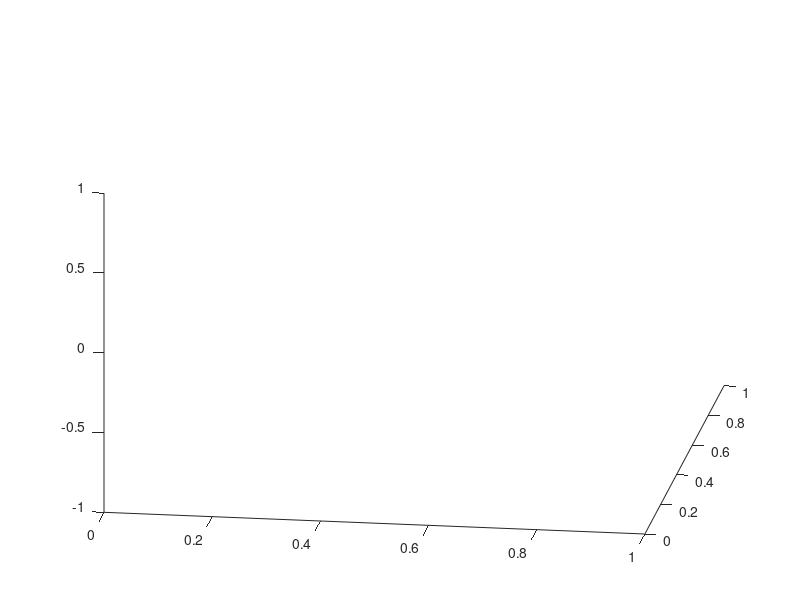

This figure's MATLAB source: (Note: this script raises an error after producing the figure.)
% nH_skewColl_3d_ani.m
% Script to render simulation from nH_skewColl_3d.m as gif/mp4

% *** IMPORT WORKSPACE (from nH_skewColl_3d.m run) ***

% *** OR IMPORT DATA from .dat files (uncomment section below)***
%{
% PHX (x-coords) (NP x k+1)
    filename = 'PHX.dat'; delimiterIn = ';'; headerlinesIn = 0;
    PHX = importdata(filename,delimiterIn,headerlinesIn); 
% PHY (y-coords) (NP x k+1)
    filename = 'PHY.dat'; delimiterIn = ';'; headerlinesIn = 0;
    PHY = importdata(filename,delimiterIn,headerlinesIn); 
% PHZ (z-coords) (NP x k+1)
    filename = 'PHZ.dat'; delimiterIn = ';'; headerlinesIn = 0;
    PHZ = importdata(filename,delimiterIn,headerlinesIn); 
% JPK (NP x k+1)
    filename = 'Jpk.dat'; delimiterIn = ';'; headerlinesIn = 0;
    JPK = importdata(filename,delimiterIn,headerlinesIn);
% GNxyz (grid node positions) (NG x 3)
    filename = 'GNxyz.dat'; delimiterIn = ';'; headerlinesIn = 0;
    GNxyz = importdata(filename,delimiterIn,headerlinesIn);
    Ei = GNxyz(:,1); Ej = GNxyz(:,2); Ek = GNxyz(:,3);
% Energy EvT = [t,E,Q,K,El,G] (k+1 x 6)
    filename = 'Engy.dat'; delimiterIn = ';'; headerlinesIn = 0;
    EvT = importdata(filename,delimiterIn,headerlinesIn);
    T = EvT(:,1); E = EvT(:,2); El = EvT(:,3); K = EvT(:,4);
%}

% VIEWS ("calibrated")
% az = 22.3778; el = 25.1439; % good angle
az = 8.3243; el = 25.1439;  % good angle 2
% az = 0.7234; el = 90;       % top down (xy-plane)
% az = 90.0205; el = 0.0776;  % side view (yz-plane)
% az = 0.0447; el = 0.0677;   % side view (xz-plane)
view([az,el]);

% SET View (manually)
psize = 25; 
NP = size(PHX,1);
figure(1)
scatter3(PHX(:,1),PHY(:,1),PHZ(:,1),psize,'filled','c'); hold on;
scatter3(Ei(:),Ej(:),Ek(:),1,'+','b');
hold off;
view([az,el]);

% ANIMATION
% *** BREAK HERE *** To set VIEWING ANGLE manually ***
Jcol = JPK;
[az,el] = view;
figure(1);
set(gcf, 'color', 'w');

% gif:
% filename = 'nH_skewColl_3d_ani.gif';

% mp4 video: 
filename = 'nH_skewColl_3d_ani.mp4'; v = VideoWriter(filename,'MPEG-4'); open(v);

for n = 1:length(T)
    % Particle color dependent on stress
    scatter3(PHX(:,n),PHY(:,n),PHZ(:,n),psize*ones(NP,1),[1-Jcol(:,n),Jcol(:,n),Jcol(:,n)],'filled'); hold on;
    
    % 2 color balls 
%     scatter3(PHX(1:NP/2,n),PHY(1:NP/2,n),PHZ(1:NP/2,n),psize,'filled','co'); hold on; 
%     scatter3(PHX((NP/2)+1:end,n),PHY((NP/2)+1:end,n),PHZ((NP/2)+1:end,n),psize,'filled','mo'); hold on; 

    % Eul. grid
    scatter3(Ei(:),Ej(:),Ek(:),1,'+','MarkerEdgeColor','none','MarkerFaceColor','none'); hold off;
    
    % Title & Labels
    title('\textbf{neo-Hookean: Skew Impact of Balls}',['$t_{k}=$',' ',num2str(T(n),'%.2f')],'Interpreter','latex');
    xlabel('$x$','Interpreter','latex');
    ylabel('$y$','Interpreter','latex');
    zlabel('$z$','Interpreter','latex');
    
    view([az,el]);
    drawnow
    frame = getframe(1);
    im = frame2im(frame);
    [imind,cm] = rgb2ind(im,256);

    % gif:
    %{
    if n == 1
        imwrite(imind,cm,filename,'gif','DelayTime',0.00001, 'Loopcount',inf);
    else
        imwrite(imind,cm,filename,'gif','DelayTime',0.00001,'WriteMode','append');
    end
    %}
    
    % mp4 video:
    writeVideo(v,frame);
end

% mp4 video:
close(v);
